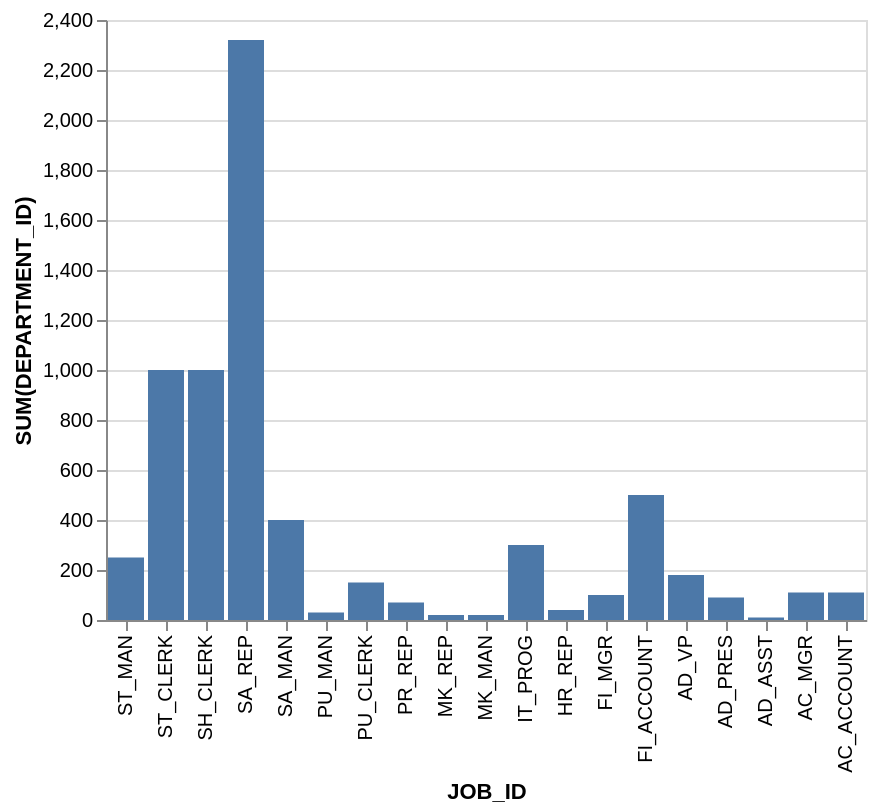

The specification (Vega-Lite) saved for this image:
### Vega-Lite specification from a JSON file in a GitHub repository (floating-point values rounded to 4 significant figures)
{"data": {"values": [{"x_data": "ST_MAN", "y_data": 250}, {"x_data": "ST_CLERK", "y_data": 1000}, {"x_data": "SH_CLERK", "y_data": 1000}, {"x_data": "SA_REP", "y_data": 2320}, {"x_data": "SA_MAN", "y_data": 400}, {"x_data": "PU_MAN", "y_data": 30}, {"x_data": "PU_CLERK", "y_data": 150}, {"x_data": "PR_REP", "y_data": 70}, {"x_data": "MK_REP", "y_data": 20}, {"x_data": "MK_MAN", "y_data": 20}, {"x_data": "IT_PROG", "y_data": 300}, {"x_data": "HR_REP", "y_data": 40}, {"x_data": "FI_MGR", "y_data": 100}, {"x_data": "FI_ACCOUNT", "y_data": 500}, {"x_data": "AD_VP", "y_data": 180}, {"x_data": "AD_PRES", "y_data": 90}, {"x_data": "AD_ASST", "y_data": 10}, {"x_data": "AC_MGR", "y_data": 110}, {"x_data": "AC_ACCOUNT", "y_data": 110}]}, "mark": "bar", "encoding": {"x": {"field": "x_data", "type": "nominal", "title": "JOB_ID", "sort": "descending"}, "y": {"field": "y_data", "type": "quantitative", "title": "SUM(DEPARTMENT_ID)"}}}
